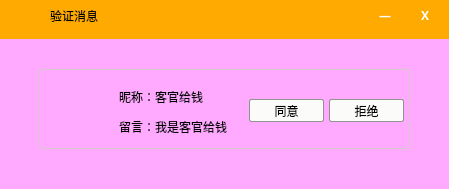
<?xml version="1.0" encoding="UTF-8"?>
<ui version="4.0">
 <class>CheckMsg</class>
 <widget class="QWidget" name="CheckMsg">
  <property name="geometry">
   <rect>
    <x>0</x>
    <y>0</y>
    <width>449</width>
    <height>189</height>
   </rect>
  </property>
  <property name="windowTitle">
   <string>Form</string>
  </property>
  <property name="styleSheet">
   <string notr="true">#CheckMsg{
background-color: rgb(255, 170, 0);
}</string>
  </property>
  <widget class="QLabel" name="label">
   <property name="geometry">
    <rect>
     <x>50</x>
     <y>10</y>
     <width>54</width>
     <height>12</height>
    </rect>
   </property>
   <property name="text">
    <string>验证消息</string>
   </property>
  </widget>
  <widget class="QWidget" name="widget" native="true">
   <property name="geometry">
    <rect>
     <x>-1</x>
     <y>39</y>
     <width>451</width>
     <height>151</height>
    </rect>
   </property>
   <property name="styleSheet">
    <string notr="true">#widget{
background-color: rgb(255, 170, 255);
}</string>
   </property>
   <widget class="QWidget" name="widget_2" native="true">
    <property name="geometry">
     <rect>
      <x>40</x>
      <y>30</y>
      <width>371</width>
      <height>80</height>
     </rect>
    </property>
    <property name="styleSheet">
     <string notr="true">#widget_2{
  border:1px solid #D1CAC8;
  border-radius:2px;
}</string>
    </property>
    <widget class="QLabel" name="label_2">
     <property name="geometry">
      <rect>
       <x>20</x>
       <y>20</y>
       <width>45</width>
       <height>45</height>
      </rect>
     </property>
     <property name="styleSheet">
      <string notr="true">#label_2{
image: url(:/images/touxiang01.jpg);
}</string>
     </property>
     <property name="text">
      <string/>
     </property>
    </widget>
    <widget class="QLabel" name="label_3">
     <property name="geometry">
      <rect>
       <x>80</x>
       <y>20</y>
       <width>101</width>
       <height>16</height>
      </rect>
     </property>
     <property name="text">
      <string>昵称：客官给钱</string>
     </property>
    </widget>
    <widget class="QLabel" name="label_4">
     <property name="geometry">
      <rect>
       <x>80</x>
       <y>50</y>
       <width>121</width>
       <height>16</height>
      </rect>
     </property>
     <property name="text">
      <string>留言：我是客官给钱</string>
     </property>
    </widget>
    <widget class="QPushButton" name="pushButton">
     <property name="geometry">
      <rect>
       <x>210</x>
       <y>30</y>
       <width>75</width>
       <height>23</height>
      </rect>
     </property>
     <property name="styleSheet">
      <string notr="true">border-radius:2px;
border:1px solid #929291;
background:#FBFBFA;</string>
     </property>
     <property name="text">
      <string>同意</string>
     </property>
    </widget>
    <widget class="QPushButton" name="pushButton_2">
     <property name="geometry">
      <rect>
       <x>290</x>
       <y>30</y>
       <width>75</width>
       <height>23</height>
      </rect>
     </property>
     <property name="styleSheet">
      <string notr="true">border-radius:2px;
border:1px solid #929291;
background:#FBFBFA;</string>
     </property>
     <property name="text">
      <string>拒绝</string>
     </property>
    </widget>
   </widget>
  </widget>
  <widget class="QLabel" name="label_5">
   <property name="geometry">
    <rect>
     <x>370</x>
     <y>0</y>
     <width>30</width>
     <height>30</height>
    </rect>
   </property>
   <property name="font">
    <font>
     <family>微软雅黑</family>
     <weight>75</weight>
     <bold>true</bold>
    </font>
   </property>
   <property name="styleSheet">
    <string notr="true">QLabel{
   color:white;
}
QLabel:hover{
   background-color:rgb(58,149,222);
   color:white;

}</string>
   </property>
   <property name="text">
    <string>—</string>
   </property>
   <property name="alignment">
    <set>Qt::AlignCenter</set>
   </property>
  </widget>
  <widget class="QLabel" name="label_6">
   <property name="geometry">
    <rect>
     <x>410</x>
     <y>0</y>
     <width>30</width>
     <height>30</height>
    </rect>
   </property>
   <property name="font">
    <font>
     <family>微软雅黑</family>
     <weight>75</weight>
     <bold>true</bold>
    </font>
   </property>
   <property name="styleSheet">
    <string notr="true">QLabel{
   color:white;
}
QLabel:hover{
   background-color:rgb(58,149,222);
   color:white;

}</string>
   </property>
   <property name="text">
    <string>X</string>
   </property>
   <property name="alignment">
    <set>Qt::AlignCenter</set>
   </property>
  </widget>
 </widget>
 <resources/>
 <connections/>
</ui>
